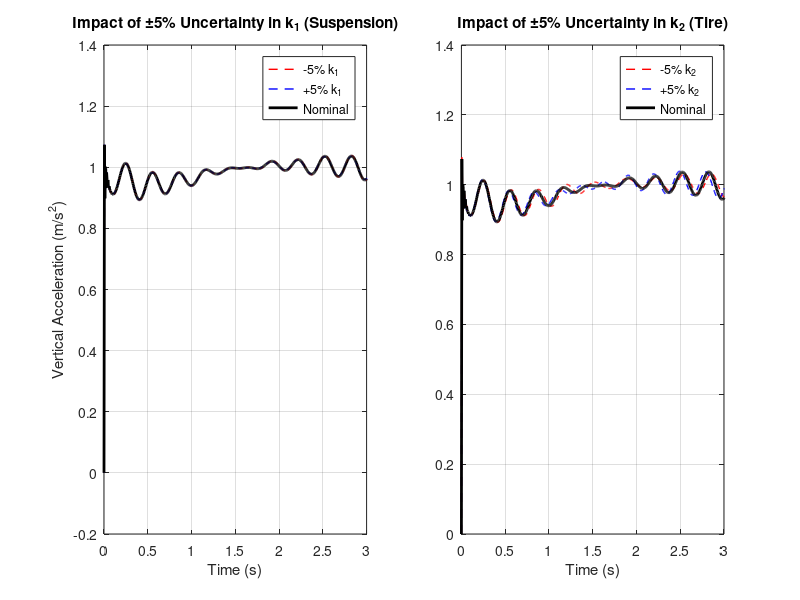

Reproduce this figure in MATLAB. (Note: this script raises an error after producing the figure.)
%% Part 5(b): Parametric Uncertainty in Suspension Stiffness
clc; clear; close all;

%% 1. Nominal Parameters
M = 300; m = 50; D = 1000;
k1_nom = 15000;
k2_nom = 150000;

% Controller from previous section (Robust PID)
Kp = -2000; Ki = -5000; Kd = -800; Tf = 0.01;
s = tf('s');
K_pid = pid(Kp, Ki, Kd, Tf);

%% 2. Simulation Setup
t = 0:0.005:4;
r = ones(size(t)); % Step Reference
yr = 0.1 + 0.05*sin(10*t) + 0.02*cos(20*t); % Road Disturbance

% Define combinations for +/- 5% uncertainty (Corners)
uncertain_factors = [0.95, 1.0, 1.05];

%% 3. Pre-allocate arrays for plotting
y_all_k1 = []; % Store responses when ONLY k1 varies
y_all_k2 = []; % Store responses when ONLY k2 varies

%% 4. Simulate Uncertainty in k1 (k2 fixed at nominal)
for i = 1:length(uncertain_factors)
    k1_unc = k1_nom * uncertain_factors(i);
    k2_unc = k2_nom; % Fixed
    
    % Rebuild State Space
    A = [0 0 1 0; 0 0 0 1; -k1_unc/M k1_unc/M -D/M D/M; k1_unc/m -(k1_unc+k2_unc)/m D/m -D/m];
    B = [0; 0; 1/M; -1/m];
    W = [0; 0; 0; k2_unc/m];
    C = [-k1_unc/M k1_unc/M -D/M D/M];
    
    % Rebuild TFs
    [numG, denG] = ss2tf(A, B, C, 0); G_unc = tf(numG, denG);
    [numH, denH] = ss2tf(A, W, C, 0); H_unc = tf(numH, denH);
    
    % Closed Loop
    T_ref = feedback(K_pid*G_unc, 1);
    T_dist = feedback(H_unc, K_pid*G_unc);
    
    % Simulate
    y_total = lsim(T_ref, r, t) + lsim(T_dist, yr, t);
    y_all_k1 = [y_all_k1; y_total'];
end

%% 5. Simulate Uncertainty in k2 (k1 fixed at nominal)
for i = 1:length(uncertain_factors)
    k1_unc = k1_nom; % Fixed
    k2_unc = k2_nom * uncertain_factors(i);
    
    % Rebuild State Space
    A = [0 0 1 0; 0 0 0 1; -k1_unc/M k1_unc/M -D/M D/M; k1_unc/m -(k1_unc+k2_unc)/m D/m -D/m];
    B = [0; 0; 1/M; -1/m];
    W = [0; 0; 0; k2_unc/m];
    C = [-k1_unc/M k1_unc/M -D/M D/M];
    
    % Rebuild TFs
    [numG, denG] = ss2tf(A, B, C, 0); G_unc = tf(numG, denG);
    [numH, denH] = ss2tf(A, W, C, 0); H_unc = tf(numH, denH);
    
    % Closed Loop
    T_ref = feedback(K_pid*G_unc, 1);
    T_dist = feedback(H_unc, K_pid*G_unc);
    
    % Simulate
    y_total = lsim(T_ref, r, t) + lsim(T_dist, yr, t);
    y_all_k2 = [y_all_k2; y_total'];
end

%% 6. Plotting Results Side-by-Side
figure('Name', 'Uncertainty Impact Comparison', 'Position', [100, 100, 900, 450], 'Color', 'w');

% Subplot 1: Impact of k1
subplot(1, 2, 1);
plot(t, y_all_k1(1,:), 'r--', 'LineWidth', 1); hold on; % 0.95
plot(t, y_all_k1(3,:), 'b--', 'LineWidth', 1);          % 1.05
plot(t, y_all_k1(2,:), 'k', 'LineWidth', 2);            % Nominal
title('Impact of \pm5% Uncertainty in k_1 (Suspension)', 'FontSize', 11);
xlabel('Time (s)'); ylabel('Vertical Acceleration (m/s^2)');
legend('-5% k_1', '+5% k_1', 'Nominal', 'Location', 'best');
grid on; xlim([0, 3]);

% Subplot 2: Impact of k2
subplot(1, 2, 2);
plot(t, y_all_k2(1,:), 'r--', 'LineWidth', 1); hold on; % 0.95
plot(t, y_all_k2(3,:), 'b--', 'LineWidth', 1);          % 1.05
plot(t, y_all_k2(2,:), 'k', 'LineWidth', 2);            % Nominal
title('Impact of \pm5% Uncertainty in k_2 (Tire)', 'FontSize', 11);
xlabel('Time (s)'); 
legend('-5% k_2', '+5% k_2', 'Nominal', 'Location', 'best');
grid on; xlim([0, 3]);

% Main Title
sgtitle('Closed-Loop Robustness: k_1 vs k_2 Uncertainty Impact', 'FontSize', 14, 'FontWeight', 'bold');

% Save Figure
saveas(gcf, 'uncertainty_comparison.png');
disp('Simulation complete. Graph saved as uncertainty_comparison.png');
